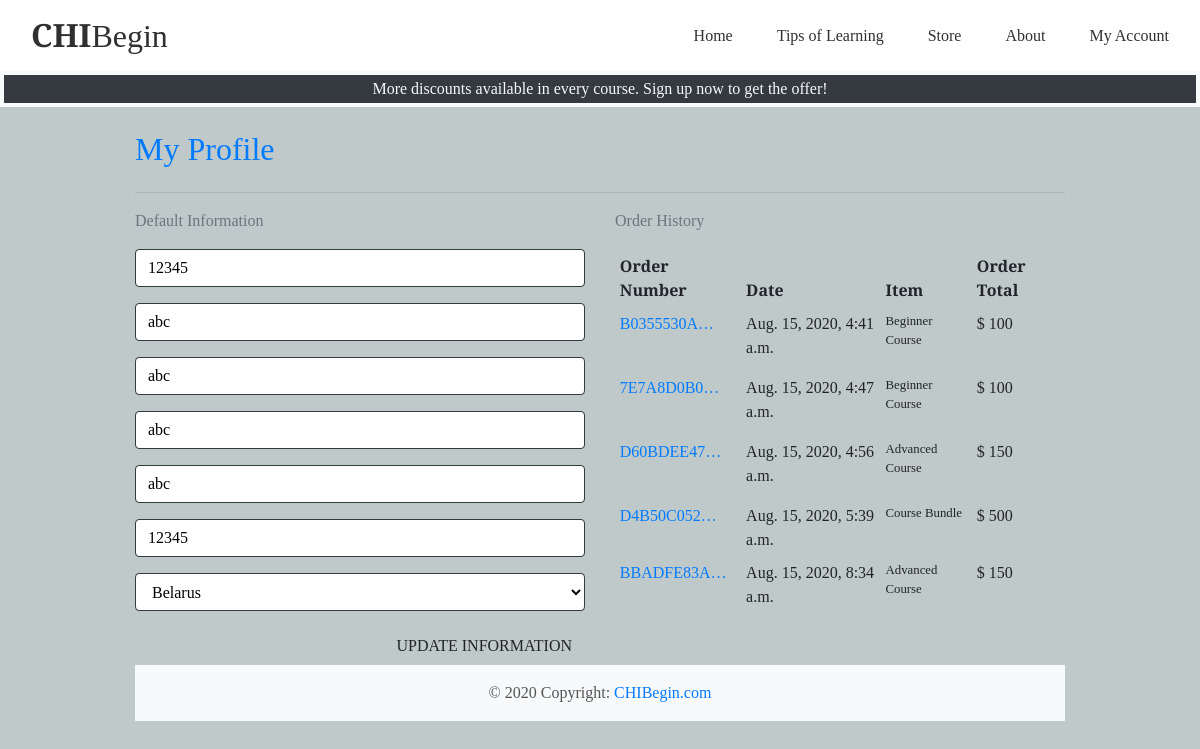
The page /profile/ (signed in) on the database as committed earlier.
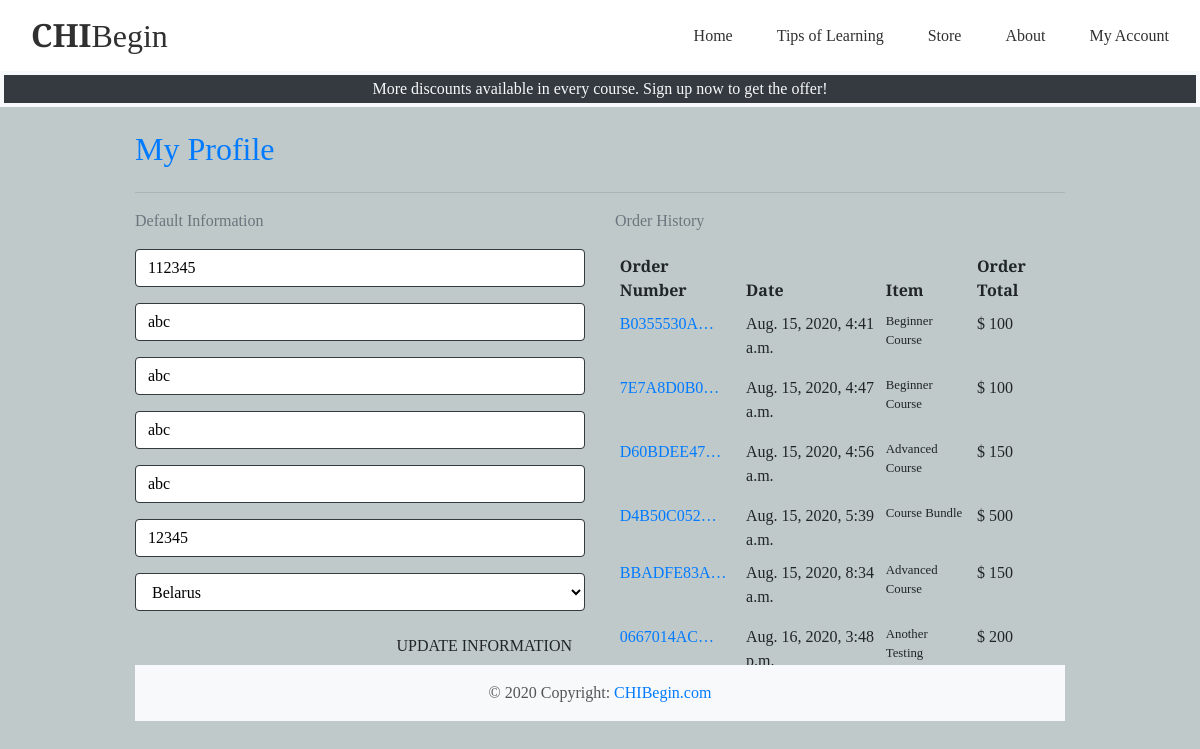
The same page on the database as committed later.
### profiles/models.py (models this page shows, shortened)
class UserProfile(models.Model):
    user = models.OneToOneField(User, on_delete=models.CASCADE)
    default_phone_number = models.CharField(max_length=20, null=True, blank=True)
    default_street_address_1 = models.CharField(max_length=80, null=True, blank=True)
    default_street_address_2 = models.CharField(max_length=80, null=True, blank=True)
    default_town_or_city = models.CharField(max_length=40, null=True, blank=True)
    default_county = models.CharField(max_length=80, null=True, blank=True)
    default_postcode = models.CharField(max_length=20, null=True, blank=True)
    default_country = CountryField(blank_label='Country', null=True, blank=True)

### checkout/models.py (models this page shows, shortened)
class Order(models.Model):
    order_number = models.CharField(max_length=32, editable=False)
    user_profile = models.ForeignKey(UserProfile, on_delete=models.SET_NULL,
                                     null=True, blank=True, related_name='orders')
    full_name = models.CharField(max_length=50, null=False, blank=False)
    email = models.EmailField(max_length=254, null=False, blank=False)
    phone_number = models.CharField(max_length=20, null=False, blank=False)
    street_address_1 = models.CharField(max_length=80, null=False, blank=False)
    street_address_2 = models.CharField(max_length=80, null=True, blank=True)
    town_or_city = models.CharField(max_length=40, null=False, blank=False)
    county = models.CharField(max_length=80, null=True, blank=True)
    postcode = models.CharField(max_length=20, null=True, blank=True)
    country = CountryField(blank_label='Country *', null=False, blank=False)
    date = models.DateTimeField(auto_now_add=True)
    order_total = models.DecimalField(max_digits=6, decimal_places=0, default=0)

class OrderLineItem(models.Model):
    order = models.ForeignKey(Order, null=False, blank=False, on_delete=models.CASCADE, related_name='lineitems')
    store = models.ForeignKey(Store, null=False, blank=False, on_delete=models.CASCADE)
    lineitem_total = models.DecimalField(max_digits=6, decimal_places=0, null=False, blank=False, editable=False)

### store/models.py (models this page shows, shortened)
class Store(models.Model):
    category = models.ForeignKey('Category', null=True, blank=True, on_delete=models.SET_NULL)
    sku = models.CharField(max_length=20, null=False, blank=False)
    name = models.CharField(max_length=254)
    description_1 = models.TextField()
    description_2 = models.TextField()
    description_3 = models.TextField()
    description_4 = models.TextField()
    before_discount = models.DecimalField(max_digits=6, decimal_places=0)
    price = models.DecimalField(max_digits=6, decimal_places=0)
    image = models.ImageField(null=True, blank=True)

### profiles/views.py (the view)
# urls.py: path('profile/', include('profiles.urls')),
def profile(request):
    profile = get_object_or_404(UserProfile, user=request.user)
    if request.method == 'POST':
        form = UserProfileForm(request.POST, instance=profile)
        if form.is_valid():
            form.save()
        else:
            return f'{"Update failed. Please ensure the form is valid."}'
    else:
        form = UserProfileForm(instance=profile)
    orders = profile.orders.all()
    template = 'profiles/profile.html'
    context = {
        'form': form,
        'orders': orders,
    }
    return render(request, template, context)

### profiles/forms.py
class UserProfileForm(forms.ModelForm):
    class Meta:
        model = UserProfile
        exclude = ('user',)
    def __init__(self, *args, **kwargs):
        super().__init__(*args, **kwargs)
        placeholders = {
            'default_phone_number': 'Phone Number',
            'default_street_address_1': 'Street Address 1',
            'default_street_address_2': 'Street Address 2',
            'default_town_or_city': 'Town or City',
            'default_county': 'County',
            'default_postcode': 'Postal Code',
        }
        self.fields['default_phone_number'].widget.attrs['autofocus'] = True
        for field in self.fields:
            if field != 'default_country':
                if self.fields[field].required:
                    placeholder = f'{placeholders[field]} *'
                else:
                    placeholder = placeholders[field]
            self.fields[field].widget.attrs['placeholder'] = placeholder
            self.fields[field].widget.attrs['class'] = 'border-dark rounded-1 profile-form-input'
            self.fields[field].label = False

### profiles/templates/profiles/profile.html (shortened to what this page needs)
{% extends "base.html" %}
{% load static %}
{% block extra_css %}
    <link rel="stylesheet" href="{% static 'profiles/css/profile.css' %}">
{% endblock %}
{% block content %}
    <div class="container mb-2">
        <div class="row">
            <div class="col">
                <h2 class="logo-font text-primary mb-4">My Profile</h2>
                <hr>
            </div>
        </div>
        <div class="row">
            <div class="col-12 col-lg-6">
                <p class="text-muted">Default Information</p>
                <form class="mt-3" action="{% url 'profile' %}" method="POST" id="profile-update-form">
                    {{ form|crispy }}
                    <button class="btn btn-black rounded-1 text-uppercase float-right">Update Information</button>
                </form>
            </div>
            <div class="col-12 col-lg-6">
                <p class="text-muted">Order History</p>
                <div class="order-history table-responsive">
                    <table class="table table-sm table-borderless">
                        <thead>
                            <tr>
                                <th>Order Number</th>
                                <th>Date</th>
                                <th>Item</th>
                                <th>Order Total</th>
                            </tr>
                        </thead>
                        <tbody>
                            {% for order in orders %}
                                <tr>
                                    <td>
                                        <a href="{% url 'order_history' order.order_number %}"
                                        title="{{ order.order_number }}">{{ order.order_number|truncatechars:10 }}
                                        </a>
                                    </td>
                                    <td>{{ order.date }}</td>
                                    <td>
                                        <ul class="list-unstyled">
                                            {% for item in order.lineitems.all %}
                                                <li class="small">
                                                    {{ item.store.name }}
                                                </li>
                                            {% endfor %}
                                        </ul>
                                    </td>
                                    <td>$ {{ order.order_total }}</td>
                                </tr>
                            {% endfor %}
                        </tbody>
                    </table>
                </div>
            </div>
        </div>
{% endblock %}

Rows that differ between the two databases and show on the page:
changed UserProfile "abc": default_phone_number "12345" → "112345"
added Order: order_number "0667014AC…", date "Aug. 16, 2020, 3:48 p.m.", order_total "200"
added OrderLineItem: store.name "Another Testing", shown under "0667014AC…"
